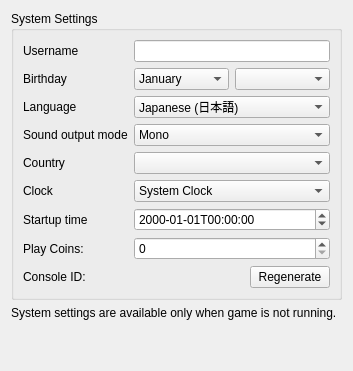
<?xml version="1.0" encoding="UTF-8"?>
<ui version="4.0">
 <class>ConfigureSystem</class>
 <widget class="QWidget" name="ConfigureSystem">
  <property name="windowTitle">
   <string>Form</string>
  </property>
  <layout class="QHBoxLayout" name="horizontalLayout">
   <item>
    <layout class="QVBoxLayout" name="verticalLayout">
     <item>
      <widget class="QGroupBox" name="group_system_settings">
       <property name="title">
        <string>System Settings</string>
       </property>
       <layout class="QGridLayout" name="gridLayout">
        <item row="0" column="0">
         <widget class="QLabel" name="label_username">
          <property name="text">
           <string>Username</string>
          </property>
         </widget>
        </item>
        <item row="0" column="1">
         <widget class="QLineEdit" name="edit_username">
          <property name="sizePolicy">
           <sizepolicy hsizetype="Preferred" vsizetype="Fixed">
            <horstretch>0</horstretch>
            <verstretch>0</verstretch>
           </sizepolicy>
          </property>
          <property name="maxLength">
           <number>10</number>
          </property>
         </widget>
        </item>
        <item row="1" column="0">
         <widget class="QLabel" name="label_birthday">
          <property name="text">
           <string>Birthday</string>
          </property>
         </widget>
        </item>
        <item row="1" column="1">
         <layout class="QHBoxLayout" name="horizontalLayout_birthday2">
          <item>
           <widget class="QComboBox" name="combo_birthmonth">
            <item>
             <property name="text">
              <string>January</string>
             </property>
            </item>
            <item>
             <property name="text">
              <string>February</string>
             </property>
            </item>
            <item>
             <property name="text">
              <string>March</string>
             </property>
            </item>
            <item>
             <property name="text">
              <string>April</string>
             </property>
            </item>
            <item>
             <property name="text">
              <string>May</string>
             </property>
            </item>
            <item>
             <property name="text">
              <string>June</string>
             </property>
            </item>
            <item>
             <property name="text">
              <string>July</string>
             </property>
            </item>
            <item>
             <property name="text">
              <string>August</string>
             </property>
            </item>
            <item>
             <property name="text">
              <string>September</string>
             </property>
            </item>
            <item>
             <property name="text">
              <string>October</string>
             </property>
            </item>
            <item>
             <property name="text">
              <string>November</string>
             </property>
            </item>
            <item>
             <property name="text">
              <string>December</string>
             </property>
            </item>
           </widget>
          </item>
          <item>
           <widget class="QComboBox" name="combo_birthday"/>
          </item>
         </layout>
        </item>
        <item row="2" column="0">
         <widget class="QLabel" name="label_language">
          <property name="text">
           <string>Language</string>
          </property>
         </widget>
        </item>
        <item row="2" column="1">
         <widget class="QComboBox" name="combo_language">
          <property name="toolTip">
           <string>Note: this can be overridden when region setting is auto-select</string>
          </property>
          <item>
           <property name="text">
            <string>Japanese (日本語)</string>
           </property>
          </item>
          <item>
           <property name="text">
            <string>English</string>
           </property>
          </item>
          <item>
           <property name="text">
            <string>French (français)</string>
           </property>
          </item>
          <item>
           <property name="text">
            <string>German (Deutsch)</string>
           </property>
          </item>
          <item>
           <property name="text">
            <string>Italian (italiano)</string>
           </property>
          </item>
          <item>
           <property name="text">
            <string>Spanish (español)</string>
           </property>
          </item>
          <item>
           <property name="text">
            <string>Simplified Chinese (简体中文)</string>
           </property>
          </item>
          <item>
           <property name="text">
            <string>Korean (한국어)</string>
           </property>
          </item>
          <item>
           <property name="text">
            <string>Dutch (Nederlands)</string>
           </property>
          </item>
          <item>
           <property name="text">
            <string>Portuguese (português)</string>
           </property>
          </item>
          <item>
           <property name="text">
            <string>Russian (Русский)</string>
           </property>
          </item>
          <item>
           <property name="text">
            <string>Traditional Chinese (正體中文)</string>
           </property>
          </item>
         </widget>
        </item>
        <item row="3" column="0">
         <widget class="QLabel" name="label_sound">
          <property name="text">
           <string>Sound output mode</string>
          </property>
         </widget>
        </item>
        <item row="3" column="1">
         <widget class="QComboBox" name="combo_sound">
          <item>
           <property name="text">
            <string>Mono</string>
           </property>
          </item>
          <item>
           <property name="text">
            <string>Stereo</string>
           </property>
          </item>
          <item>
           <property name="text">
            <string>Surround</string>
           </property>
          </item>
         </widget>
        </item>
        <item row="4" column="0">
         <widget class="QLabel" name="label_country">
          <property name="text">
           <string>Country</string>
          </property>
         </widget>
        </item>
        <item row="4" column="1">
         <widget class="QComboBox" name="combo_country">
         </widget>
        </item>
        <item row="5" column="0">
         <widget class="QLabel" name="label_init_clock">
          <property name="text">
           <string>Clock</string>
          </property>
         </widget>
        </item>
        <item row="5" column="1">
         <widget class="QComboBox" name="combo_init_clock">
          <item>
           <property name="text">
            <string>System Clock</string>
           </property>
          </item>
          <item>
           <property name="text">
            <string>Fixed Time</string>
           </property>
          </item>
         </widget>
        </item>
        <item row="6" column="0">
         <widget class="QLabel" name="label_init_time">
          <property name="text">
           <string>Startup time</string>
          </property>
         </widget>
        </item>
        <item row="6" column="1">
         <widget class="QDateTimeEdit" name="edit_init_time">
          <property name="displayFormat">
           <string>yyyy-MM-ddTHH:mm:ss</string>
          </property>
         </widget>
        </item>
        <item row="7" column="0">
         <widget class="QLabel" name="label_play_coins">
          <property name="text">
           <string>Play Coins:</string>
          </property>
         </widget>
        </item>
        <item row="7" column="1">
         <widget class="QSpinBox" name="spinBox_play_coins">
          <property name="maximum">
           <number>300</number>
          </property>
         </widget>
        </item>
        <item row="8" column="0">
         <widget class="QLabel" name="label_console_id">
          <property name="text">
           <string>Console ID:</string>
          </property>
         </widget>
        </item>
        <item row="8" column="1">
         <widget class="QPushButton" name="button_regenerate_console_id">
          <property name="sizePolicy">
           <sizepolicy hsizetype="Fixed" vsizetype="Fixed">
            <horstretch>0</horstretch>
            <verstretch>0</verstretch>
           </sizepolicy>
          </property>
          <property name="layoutDirection">
           <enum>Qt::RightToLeft</enum>
          </property>
          <property name="text">
           <string>Regenerate</string>
          </property>
         </widget>
        </item>
       </layout>
      </widget>
     </item>
     <item>
      <widget class="QLabel" name="label_disable_info">
       <property name="text">
        <string>System settings are available only when game is not running.</string>
       </property>
       <property name="wordWrap">
        <bool>true</bool>
       </property>
      </widget>
     </item>
     <item>
      <spacer name="verticalSpacer">
       <property name="orientation">
        <enum>Qt::Vertical</enum>
       </property>
       <property name="sizeHint" stdset="0">
        <size>
         <width>20</width>
         <height>40</height>
        </size>
       </property>
      </spacer>
     </item>
    </layout>
   </item>
  </layout>
 </widget>
 <resources/>
 <connections/>
</ui>
